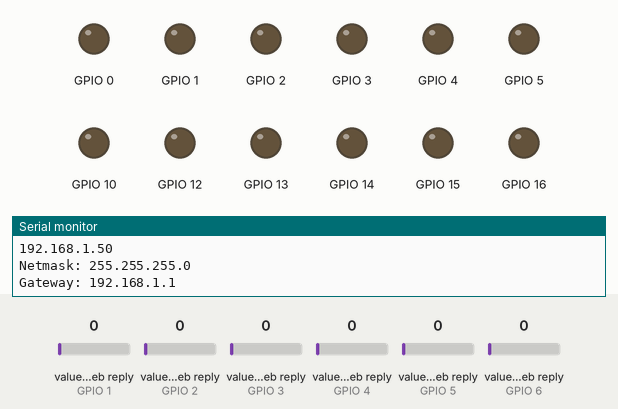
Simulated run of this sketch. Board: ESP8266 (NodeMCU). Shown: output pins drawn as LEDs (lit = HIGH), the last lines printed to the serial monitor. The test bench sets the inputs (shaded band); at power-on: value in the web reply (sensors on GPIO 1, GPIO 2, GPIO 3, GPIO 4, GPIO 5, GPIO 6) 0. WiFi joins after 1.5 s; servers stay silent unless stated; web services answer with replies made up by the test bench.

Above: at 2.8 s.
2.9 s: value in the web reply (sensor on GPIO 1) set to 2
At 6.3 s:
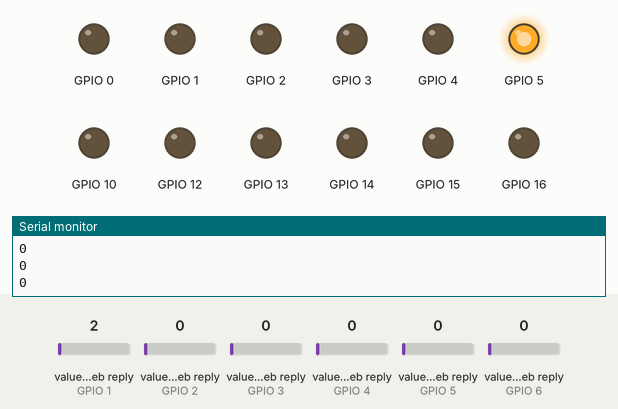
7.7 s: value in the web reply (sensor on GPIO 2) set to 2
At 14.3 s:
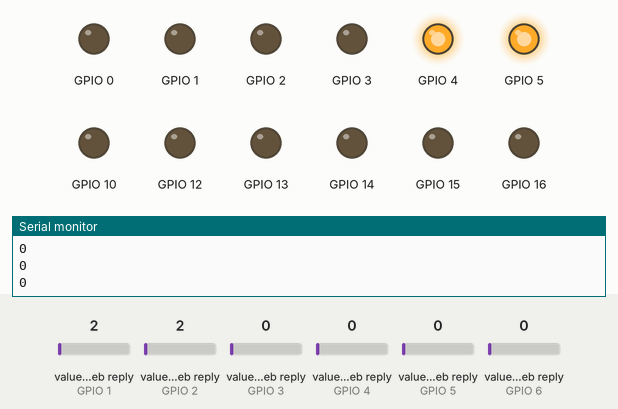
15.3 s: value in the web reply (sensor on GPIO 3) set to 2
At 23.5 s:
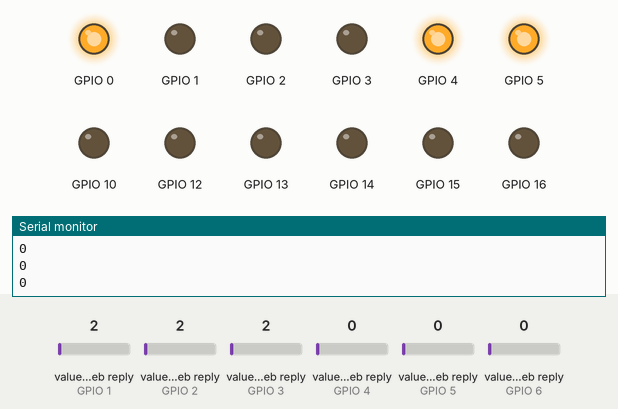
23.9 s: value in the web reply (sensor on GPIO 4) set to 2
At 31.5 s:
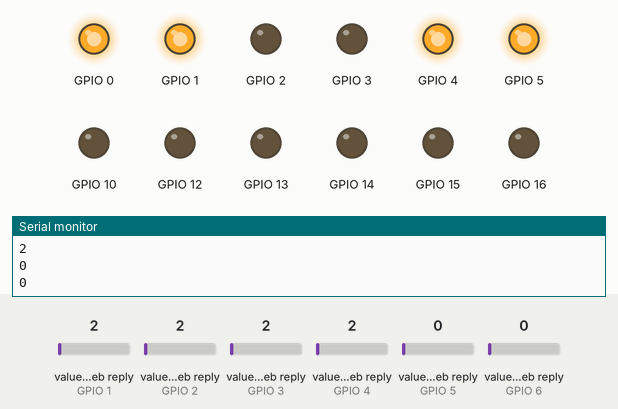
32.5 s: value in the web reply (sensor on GPIO 5) set to 2
At 40.7 s:
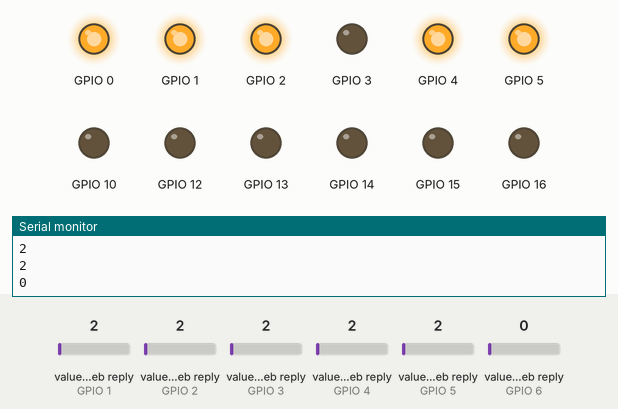
41.1 s: value in the web reply (sensor on GPIO 6) set to 2
At 48.7 s:
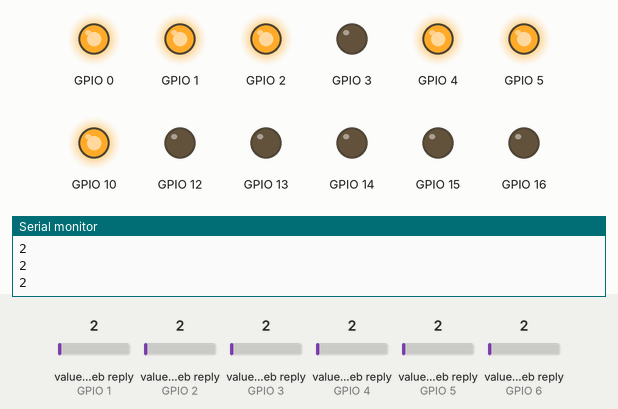
Timing chart, 0 to 50.2 s (numbered marks = the images above; inputs shaded):
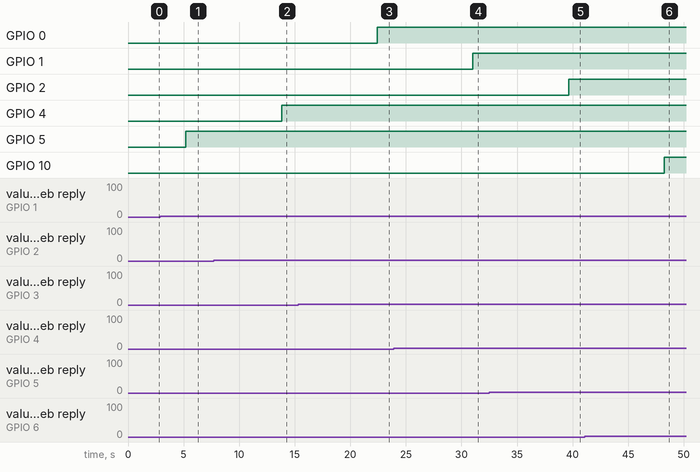

The sketch:

updatethingspeak.ino
```cpp
#include "ThingSpeak.h"
#include <ESP8266WiFi.h>

//Replace your wifi credentials here
const char* ssid     = "3vedh";
const char* password = "tri12vedh";

//change your channel number here
unsigned long channel = 824364;

//1,2 and 3 are channel fields. You don't need to change if you are following this tutorial. However, you can modify it according to your application
unsigned int led1 = 1;
unsigned int led2 = 2;
unsigned int led3 = 3;
unsigned int led4 = 4;
unsigned int led5 = 5;
unsigned int led6 = 6;
unsigned int fan1 = 1;
unsigned int fan2 = 2;
unsigned int fan3 = 3;
unsigned int fan4 = 4;
unsigned int fan5 = 5;
unsigned int fan6 = 6;


WiFiClient  client;


void setup() {
  Serial.begin(115200);
  delay(100);

  pinMode(16, OUTPUT);
  pinMode(14, OUTPUT);
  pinMode(13, OUTPUT);
  pinMode(12, OUTPUT);
  pinMode(15, OUTPUT);
  pinMode(3, OUTPUT);
  pinMode(5, OUTPUT);
  pinMode(4, OUTPUT);
  pinMode(0, OUTPUT);
  pinMode(1, OUTPUT);
  pinMode(2, OUTPUT);
  pinMode(10, OUTPUT);
  digitalWrite(16, 0);
  digitalWrite(14, 0);
  digitalWrite(13, 0);
  digitalWrite(12, 0);
  digitalWrite(15, 0);
  digitalWrite(3, 0);
  digitalWrite(5, 0);
  digitalWrite(4, 0);
  digitalWrite(0, 0);
  digitalWrite(1, 0);
  digitalWrite(2, 0);
  digitalWrite(10, 0);
  // We start by connecting to a WiFi network

  Serial.println();
  Serial.println();
  Serial.print("Connecting to ");
  Serial.println(ssid);

  WiFi.begin(ssid, password);

  while (WiFi.status() != WL_CONNECTED) {
    delay(500);
    Serial.print(".");
  }

  Serial.println("");
  Serial.println("WiFi connected");
  Serial.println("IP address: ");
  Serial.println(WiFi.localIP());
  Serial.print("Netmask: ");
  Serial.println(WiFi.subnetMask());
  Serial.print("Gateway: ");
  Serial.println(WiFi.gatewayIP());
  ThingSpeak.begin(client);

}


void loop() {

  //get the last data of the fields

  int led_1 = ThingSpeak.readFloatField(channel, led1);
  int led_2 = ThingSpeak.readFloatField(channel, led2);
  int led_3 = ThingSpeak.readFloatField(channel, led3);
  int led_4 = ThingSpeak.readFloatField(channel, led4);
  int led_5 = ThingSpeak.readFloatField(channel, led5);
  int led_6 = ThingSpeak.readFloatField(channel, led6);
  int fan_1 = ThingSpeak.readFloatField(channel, led1);
  int fan_2 = ThingSpeak.readFloatField(channel, led2);
  int fan_3 = ThingSpeak.readFloatField(channel, led3);
  int fan_4 = ThingSpeak.readFloatField(channel, led4);
  int fan_5 = ThingSpeak.readFloatField(channel, led5);
  int fan_6 = ThingSpeak.readFloatField(channel, led6);

  if(led_1 == 1){
    digitalWrite(16, 1);
    Serial.println("led1 is On..!");
  }
  else if(led_1 == 0){
    digitalWrite(16, 0);
    Serial.println("led1 is Off..!");
  }

  if(led_2 == 1){
    digitalWrite(14, 1);
    Serial.println("led2 is On..!");
  }
  else if(led_2 == 0){
    digitalWrite(14, 0);
    Serial.println("led2 is Off..!");
  }

  if(led_3 == 1){
    digitalWrite(13, 1);
    Serial.println("led3 is On..!");
  }
  else if(led_3 == 0){
    digitalWrite(13, 0);
    Serial.println("led3 is Off..!");
  }

  if(led_4 == 1){
    digitalWrite(12, 1);
    Serial.println("led4 is On..!");
  }
  else if(led_4 == 0){
    digitalWrite(12, 0);
    Serial.println("led4 is Off..!");
  }

  if(led_5 == 1){
    digitalWrite(15, 1);
    Serial.println("led5 is On..!");
  }
  else if(led_5 == 0){
    digitalWrite(15, 0);
    Serial.println("led5 is Off..!");
  }

  if(led_6 == 1){
    digitalWrite(3, 1);
    Serial.println("led6 is On..!");
  }
  else if(led_6 == 0){
    digitalWrite(3, 0);
    Serial.println("led6 is Off..!");
  }

  if(fan_1 == 2){
    digitalWrite(5, 1);
    Serial.println("fan1 is On..!");
  }
  else if(fan_1 == 3){
    digitalWrite(5, 0);
    Serial.println("fan1 is Off..!");
  }

  if(fan_2 == 2){
    digitalWrite(4, 1);
    Serial.println("fan2 is On..!");
  }
  else if(fan_2 == 3){
    digitalWrite(4, 0);
    Serial.println("fan2 is Off..!");
  }

  if(fan_3 == 2){
    digitalWrite(0, 1);
    Serial.println("fan3 is On..!");
  }
  else if(fan_3 == 3){
    digitalWrite(0, 0);
    Serial.println("fan3 is Off..!");
  }

  if(fan_4 == 2){
    digitalWrite(1, 1);
    Serial.println("fan4 is On..!");
  }
  else if(fan_4 == 3){
    digitalWrite(1, 0);
    Serial.println("fan4 is Off..!");
  }

  if(fan_5 == 2){
    digitalWrite(2, 1);
    Serial.println("fan5 is On..!");
  }
  else if(fan_5 == 3){
    digitalWrite(2, 0);
    Serial.println("fan5 is Off..!");
  }

  if(fan_6 == 2){
    digitalWrite(10, 1);
    Serial.println("fan6 is On..!");
  }
  else if(fan_6 == 3){
    digitalWrite(10, 0);
    Serial.println("fan6 is Off..!");
  }

  Serial.println(led_1);
  Serial.println(led_2);
  Serial.println(led_3);
  Serial.println(led_4);
  Serial.println(led_5);
  Serial.println(led_6);
  Serial.println(fan_1);
  Serial.println(fan_2);
  Serial.println(fan_3);
  Serial.println(fan_4);
  Serial.println(fan_5);
  Serial.println(fan_6);
  delay(5000);

}
```

Measured:
- after the input at 2.9 s, GPIO 5: LOW → HIGH after 2.3 s
- after the input at 7.7 s, GPIO 4: LOW → HIGH after 6.1 s
- after the input at 15.3 s, GPIO 0: LOW → HIGH after 7.1 s
- after the input at 23.9 s, GPIO 1: LOW → HIGH after 7.1 s
- after the input at 32.5 s, GPIO 2: LOW → HIGH after 7.1 s
- after the input at 41.1 s, GPIO 10: LOW → HIGH after 7.1 s
